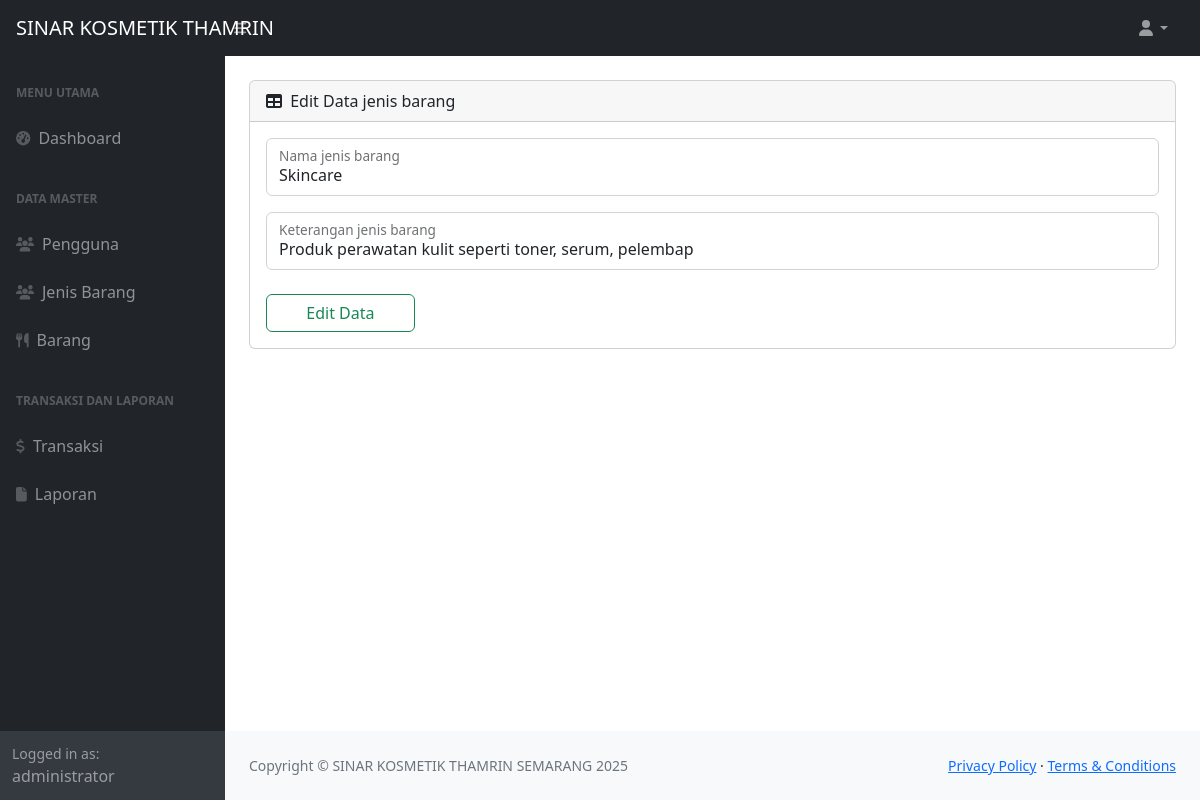
Page /administrator/index.php?page=editjenisbarang&id=11 (signed in) on the committed database.
### tables this page shows
CREATE TABLE `jenisbarang` (
  `idjenisbarang` int NOT NULL,
  `namajenisbarang` varchar(50) NOT NULL,
  `keteranganjenisbarang` varchar(100) NOT NULL
);

### administrator/editjenisbarang.php (the view, shortened to what this page needs)
<?php
$id = mysqli_real_escape_string($sambung, $_GET['id']);
$qdata = mysqli_query($sambung, "SELECT * FROM jenisbarang WHERE idjenisbarang='$id'");
$data = mysqli_fetch_array($qdata);
?>
<div class="container-fluid px-4 py-4">
    <div class="card mb-4">
        <div class="card-header">
            <div class="float-start"><i class="fas fa-table me-1"></i>
                Edit Data jenis barang</div>
        </div>
        <div class="card-body">
            <form action="proseseditjenisbarang.php" method="post">
                <div class="form-floating mb-3">
                    <input class="form-control" id="namajenisbarang" type="text" name="namajenisbarang" value="<?php echo $data['namajenisbarang']; ?>" placeholder="Nama jenis barang" required />
                    <label for="namakategori">Nama jenis barang</label>
                </div>
                <div class="form-floating mb-3">
                    <input class="form-control" id="keteranganjenisbarang" type="text" name="keteranganjenisbarang" value="<?php echo $data['keteranganjenisbarang']; ?>" placeholder="Keterangan jenis barang" required />
                    <label for="keteranganjenisbarang">Keterangan jenis barang</label>
                </div>
                <div class="mt-4 mb-0">
                    <button type="submit" name="editdata" class="col-sm-2 btn btn-outline-success">Edit Data</button>
                </div>
            </form>
        </div>
    </div>
</div>

### rows in the picture
jenisbarang: namajenisbarang "Skincare", keteranganjenisbarang "Produk perawatan kulit seperti toner, serum, pelembap"

### other values in the picture
$_SESSION["hakakses"] "administrator"
